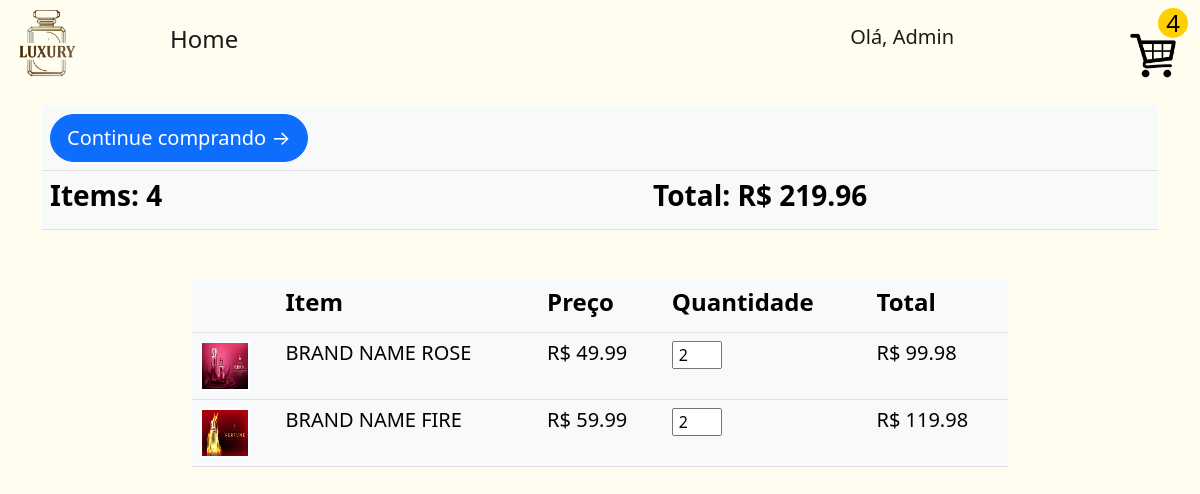
/cart (signed in), run on the app's committed database.
### store/models.py (models this page shows, shortened)
class Cart(models.Model):
    customer = models.ForeignKey(Customer, on_delete=models.CASCADE)
    cart_id = models.UUIDField(default=uuid.uuid4, unique=True, editable=False)
    completed = models.BooleanField(default=False)
    @property
    def get_cart_total(self):
        cartitems = self.cartitems_set.all()
        total = sum([item.get_total for item in cartitems])
        return total
    @property
    def get_itemtotal(self):
        cartitems = self.cartitems_set.all()
        total = sum([item.quantity for item in cartitems])
        return total

class Cartitems(models.Model):
    cart = models.ForeignKey(Cart, on_delete=models.CASCADE)
    product = models.ForeignKey(Product, on_delete=models.CASCADE)
    quantity = models.IntegerField(default=0)
    @property
    def get_total(self):
        total = self.quantity * self.product.price
        if total == 0.00:
            self.delete()
        return total

class Product(models.Model):
    name = models.CharField(max_length=50)
    price = models.FloatField(default=10.55)
    image = models.ImageField()

### store/views.py (the view)
# urls.py: path('cart', views.cart, name='cart'),
def cart(request):
    if request.user.is_authenticated:
        customer = request.user.customer
        cart, created = Cart.objects.get_or_create(customer = customer, completed = False)
        cartitems = cart.cartitems_set.all()
    else:
        cartitems = []
        cart = {"get_cart_total": 0, "get_itemtotal": 0}
    return render(request, 'cart.html', {'cartitems' : cartitems, 'cart':cart})

### store/templates/cart.html (shortened to what this page needs)
{%extends 'base.html'%}
{%block content%}
    <div class = 'container' style = "width: 100%; margin-top: 20px;">
        <table class="table table-light table-hover">
            <thead>
              <tr>
                <th scope="col"><a href="{% url 'store' %}" style="border-radius: 30px;" class="btn btn-primary btn-lg">Continue comprando → </a></th>
                <th scope="col"></th>
                <th scope="col"></th>
                <th scope="col"></th>
              </tr>
            </thead>
            <tbody>
              <tr>
                <th scope="row"><h3><strong>Items: {{cart.get_itemtotal}}</strong></h3></th>
                <td></td>
                <td><h3><strong>Total: R$ {{cart.get_cart_total | floatformat:2}}</strong></h3></td>
                <td>
                </td>
              </tr>
            </tbody>
          </table>
        </div>
    <div class = 'container' style = 'margin-top: 50px; width: 70%'>
    <table class="table table-light table-hover">
        <thead>
          <tr>
            <th scope="col"></th>
            <th scope="col"><h4><strong>Item</strong></h4></th>
            <th scope="col"><h4><strong>Preço</strong></h4></th>
            <th scope="col"><h4><strong>Quantidade</strong></h4></th>
            <th scope="col"><h4><strong>Total</strong></h4></th>
          </tr>
        </thead>
        <tbody>
          {% for item in cartitems %}
            <tr>
              <th scope="row"><div id = "cart_image"><img src = {{item.product.image.url}}></div></th>
              <td><h5>{{item.product.name}}</h5></td>
              <td><h5>R$ {{item.product.price}}</h5></td>
              <td><input type = 'number' class = 'quantity' value = "{{item.quantity}}" style = 'width: 50px; padding-left: 5px'></td>
              <td><h5>R$ {{item.get_total | floatformat:2}}</h5></td>
            </tr>
          {% endfor %}
        </tbody>
      </table>
    </div>
{%endblock%}

### store/templates/base.html (shortened to what this page needs)
{%load static%}
<!doctype html>
<html lang="en">
    <head>
        <link href="https://cdn.jsdelivr.net/npm/bootstrap@5.2.3/dist/css/bootstrap.min.css" rel="stylesheet">
        <link rel = 'stylesheet' href="{% static 'css/style.css' %}">
    </head>
  <body style="background-color: rgb(255, 253, 240);">
    <nav class="navbar navbar-expand-lg">
        <div class="container-fluid">
          <a class="navbar-brandd" href="{% url 'store' %}">
            <img src="{% static 'image/logo.png' %}" alt="Bootstrap" width="70" height="70">
          </a>
          <div class="collapse navbar-collapse" id="navbarSupportedContent">
            <ul class="navbar-nav me-auto mb-2 mb-lg-0">
              <li class="nav-item">
                <a class="nav-link active" aria-current="page" href="{% url 'store' %}"><h4>Home</h4></a>
              </li>
              <li class="nav-item">
                <a class="nav-link active" aria-current="page" href="{% url 'cart' %}"><h5>Olá, {{user}}</h5></a>
              </li>
            </ul>
            <form class="d-flex">
              <a href = "{% url 'cart' %}">
                <div class ='cart_container'>
                <img src = "{% static 'image/cart1.png' %}">
                <div class = 'cart-item-count'><h4>{{cart.get_itemtotal}}</h4></div>
            </div>
          </a>
            </form>
          </div>
        </div>
      </nav>
    {%block content%}
    {%endblock%}
  </body>
</html>

### store/static/css/style.css (style rules this page uses)
* { padding: 0px; margin: 0px; box-sizing: border-box; }
.navbar-nav { width: 800px !important; justify-content: space-between !important; }
.me-auto { margin-left: 5rem !important; }
.container-fluid { display: flex !important; justify-content: space-evenly; }
.container { margin: auto; margin-top: 20px; }
#cart_image { width: 50px; height: 50px; border: 2px solid white; }
#cart_image img { width: 100%; height: 100%; }
.cart_container { width: 70px; height: 70px; border-radius: 5px; display: flex; flex-direction: column; align-items: center; justify-content: end; position: relative; }
.cart_container img { width: 65%; height: 65%; }
.cart-item-count { width: 30px; height: 30px; border-radius: 50%; background-color: rgb(255, 208, 0); position: absolute; top: 0px; right: 0px; display: flex; align-items: center; justify-content: center; color: black }
.cart-item-count h4 { margin: 0px !important; }

### data on the page
Cart: get_itemtotal "4", get_cart_total "219.96"
Cartitems: product.image (picture), product.name "BRAND NAME ROSE", product.price "49.99", quantity "2", get_total "99.98"
Cartitems: product.image (picture), product.name "BRAND NAME FIRE", product.price "59.99", quantity "2", get_total "119.98"

### other printed values
{{ user }} "Admin"
